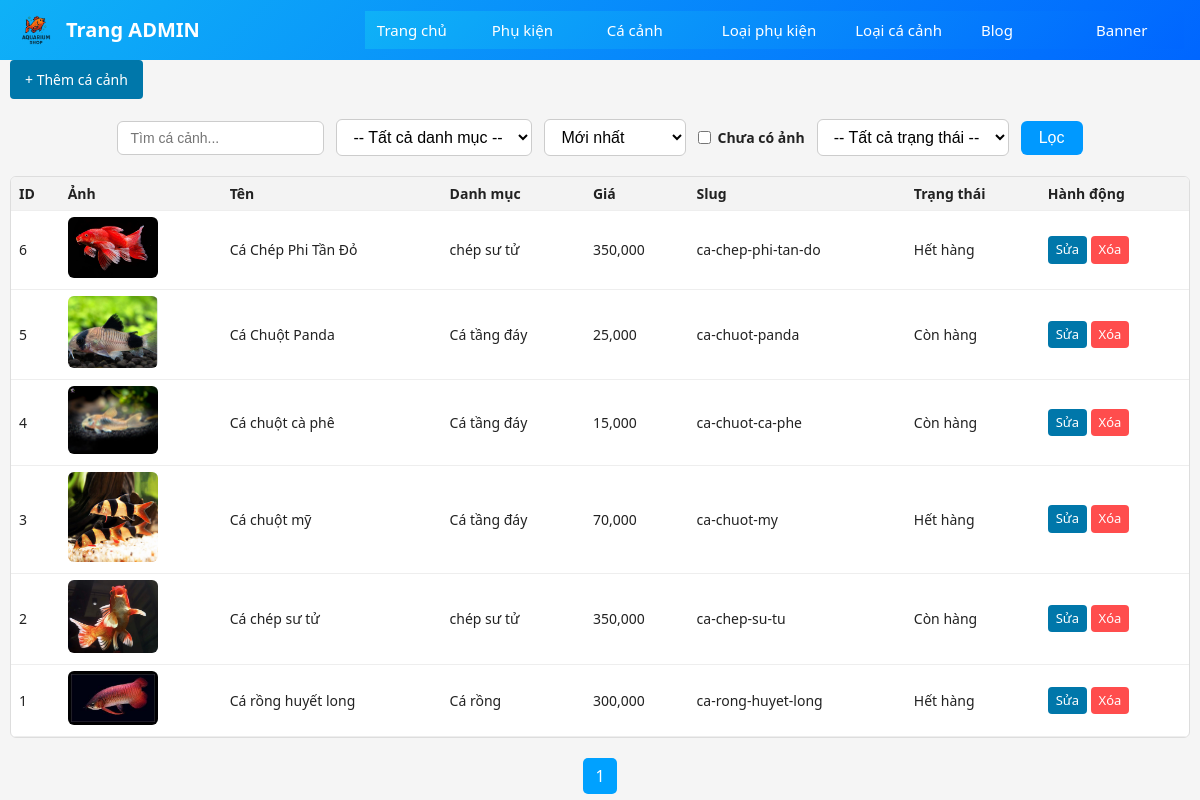
Page /admin/fishs.php?page=1 (signed in) on the committed database.
### tables this page shows
CREATE TABLE IF NOT EXISTS `fishs` (
  `id` int NOT NULL AUTO_INCREMENT,
  `category_id` int NOT NULL,
  `name` varchar(255) NOT NULL,
  `slug` varchar(191) NOT NULL,
  `price` int DEFAULT '0',
  `thumbnail` varchar(255) DEFAULT NULL,
  `description` text,
  `created_at` timestamp NULL DEFAULT CURRENT_TIMESTAMP,
  `status` tinyint(1) NOT NULL DEFAULT '1',
  PRIMARY KEY (`id`),
  UNIQUE KEY `slug` (`slug`),
  KEY `category_id` (`category_id`)
);

CREATE TABLE IF NOT EXISTS `fish_categories` (
  `id` int NOT NULL AUTO_INCREMENT,
  `name` varchar(255) NOT NULL,
  `slug` varchar(191) NOT NULL,
  PRIMARY KEY (`id`),
  UNIQUE KEY `slug` (`slug`)
);

### admin/fishs.php (the view, shortened to what this page needs)
<?php
include __DIR__ . '/../includes/db.php';
$searchKeyword      = isset($_GET['keyword']) ? trim($_GET['keyword']) : '';
$sortOption         = isset($_GET['sort']) ? $_GET['sort'] : 'newest';
$filterNoImage      = isset($_GET['no_image']) ? (int)$_GET['no_image'] : 0;
$filterStatus       = isset($_GET['status']) ? (int)$_GET['status'] : -1;
$currentFilters     = $_GET;
$returnQuery = http_build_query($currentFilters);
$limit = 20;
$page = isset($_GET['page']) ? (int) $_GET['page'] : 1;
$offset = ($page - 1) * $limit;
$countSql = "SELECT COUNT(*) AS total FROM fishs WHERE 1";
$countRes = mysqli_query($conn, $countSql);
$totalRows = mysqli_fetch_assoc($countRes)['total'];
$totalPages = ceil($totalRows / $limit);
$orderBy = "f.created_at DESC";
$sql = "SELECT f.*, c.name AS category_name
        FROM fishs f
        LEFT JOIN fish_categories c ON f.category_id = c.id
        WHERE 1";
$sql .= " ORDER BY $orderBy LIMIT $limit OFFSET $offset";
$res = mysqli_query($conn, $sql);
?>
<?php include __DIR__ . '/admin-header.php'; ?>
<link rel="stylesheet" href="./assets/products.css">
<div class="container">
    <div style="margin-bottom: 10px;">
        <a class="btn" href="./fish-form.php<?= $returnQuery ? ('?return=' . urlencode($returnQuery)) : '' ?>">+ Thêm cá cảnh</a>
    </div>
<div class="filter-box">
  <form method="get" id="filterForm">
    <div class="filter-row">
      <div class="filter-item">
        <input
          type="text"
          name="keyword"
          placeholder="Tìm cá cảnh..."
          value="<?= htmlspecialchars($searchKeyword) ?>"
        >
      </div>
      <div class="filter-item">
        <select name="category_id" onchange="filterForm.submit()">
          <option value="0">-- Tất cả danh mục --</option>
        </select>
      </div>
      <div class="filter-item">
        <select name="sort" onchange="filterForm.submit()">
          <option value="newest"      <?= $sortOption=='newest'?'selected':'' ?>>Mới nhất</option>
        </select>
      </div>
      <div class="filter-item" style="display:flex; align-items:center; gap:6px;">
        <input type="checkbox" id="no_image" name="no_image" value="1" <?= $filterNoImage ? 'checked' : '' ?> onchange="filterForm.submit()">
        <label for="no_image" style="margin:0;">Chưa có ảnh</label>
      </div>
      <div class="filter-item">
        <select name="status" onchange="filterForm.submit()">
          <option value="-1" <?= $filterStatus===-1 ? 'selected' : '' ?>>-- Tất cả trạng thái --</option>
        </select>
      </div>
      <button class="btn-filter" type="submit">Lọc</button>
    </div>
  </form>
</div>
    <div class="table-wrapper">
        <table class="table">
            <tr>
                <th>ID</th>
                <th>Ảnh</th>
                <th>Tên</th>
                <th>Danh mục</th>
                <th>Giá</th>
                <th>Slug</th>
                <th>Trạng thái</th>
                <th>Hành động</th>
            </tr>
            <?php while ($row = mysqli_fetch_assoc($res)): ?>
                <tr>
                    <td><?= $row['id'] ?></td>
                    <td>
                        <?php
                            $thumbnail = $row['thumbnail'];
                            if ($thumbnail) {
                        ?>
                            <img src="<?= "." . htmlspecialchars($thumbnail) ?>"
                                 alt="<?= htmlspecialchars($row['name']) ?>"
                                 style="width: 90px; border-radius:6px;">
                        <?php } else { echo "N/A"; } ?>
                    </td>
                    <td><?= htmlspecialchars($row['name']) ?></td>
                    <td><?= htmlspecialchars($row['category_name'] ?? 'N/A') ?></td>
                    <td><?= number_format($row['price']) ?></td>
                    <td><?= htmlspecialchars($row['slug']) ?></td>
                    <td><?= ((int)$row['status'] === 1) ? 'Còn hàng' : 'Hết hàng' ?></td>
                    <td>
                        <a class="btn small" href="./fish-form.php?id=<?= $row['id'] ?><?= $returnQuery ? ('&return=' . urlencode($returnQuery)) : '' ?>">Sửa</a>
                        <a class="btn small danger"
                           href="./fishs.php?delete=<?= $row['id'] ?>"
                           onclick="return confirm('Xóa sản phẩm này?');">Xóa</a>
                    </td>
                </tr>
            <?php endwhile; ?>
        </table>
    </div>
    <div class="pagination">
        <?php
          $baseQuery = $_GET;
          for ($i = 1; $i <= $totalPages; $i++):
            $baseQuery['page'] = $i;
            $link = '?' . http_build_query($baseQuery);
        ?>
            <a class="<?= ($i == $page) ? 'active' : '' ?>" href="<?= $link ?>"><?= $i ?></a>
        <?php endfor;
        ?>
    </div>
</div>

### assets/css/style.css (style rules this page uses)
* { box-sizing: border-box; margin: 0; padding: 0; }
body { font-family: system-ui, -apple-system, BlinkMacSystemFont, "Segoe UI", sans-serif; background: #f5f5f5; color: #222; line-height: 1.5; margin: 0px; max-width: 100%; max-width: 100vw; }
a { color: inherit; text-decoration: none; }
.container { width: 100%; max-width: 1280px; margin: 0 auto; padding: 0 10px; }
form { display: flex; flex-direction: column; gap: 10px; }
label { font-weight: 600; font-size: 14px; }
input[type="text"], input[type="password"], input[type="number"], textarea, select { width: 100%; max-width: 100%; padding: 8px 10px; border-radius: 4px; border: 1px solid #ccc; font-size: 14px; }
.btn, button { display: inline-block; padding: 9px 15px; border: none; background: #0077aa; color: #fff; border-radius: 4px; cursor: pointer; font-size: 14px; }
.table-wrapper { width: 100%; overflow-x: auto; background: #fff; border-radius: 6px; border: 1px solid #ddd; margin-top: 15px; }
.table { width: 100%; border-collapse: collapse; min-width: 600px; }
.table th, .table td { border-bottom: 1px solid #eee; padding: 6px 8px; font-size: 14px; text-align: left; }
.table th { background: #f3f3f3; font-weight: 600; }
button, input, select, textarea, a { -webkit-text-size-adjust: 100%; font-size: 16px; }

### admin/assets/products.css (style rules this page uses)
.pagination { margin-top: 20px; text-align: center; }
.pagination a { padding: 6px 12px; background: #eee; margin: 0 4px; text-decoration: none; border-radius: 5px; color: #333; display: inline-block; }
.pagination .active { background: #00a1ff; color: #fff; }
.btn.small { padding: 4px 8px; font-size: 13px; }
.btn.danger { background: #ff4d4d; }
.filter-box { width: 100%; margin: 20px auto; text-align: center; }
.filter-row { display: flex; justify-content: center; align-items: center; gap: 12px; flex-wrap: wrap; }
.filter-item select, .filter-item input { padding: 8px 12px; border: 1px solid #ccc; border-radius: 6px; background: white; outline: none; }
.btn-filter { padding: 8px 18px; background: #0099ff; border: none; border-radius: 6px; color: white; cursor: pointer; transition: 0.2s; }

### rows in the picture
fishs: id "6", thumbnail (picture), name "Cá Chép Phi Tần Đỏ", fish_categories.name "chép sư tử", price "350,000", slug "ca-chep-phi-tan-do", status "Hết hàng"
fishs: id "5", thumbnail (picture), name "Cá Chuột Panda", fish_categories.name "Cá tầng đáy", price "25,000", slug "ca-chuot-panda", status "Còn hàng"
fishs: id "4", thumbnail (picture), name "Cá chuột cà phê", fish_categories.name "Cá tầng đáy", price "15,000", slug "ca-chuot-ca-phe", status "Còn hàng"
fishs: id "3", thumbnail (picture), name "Cá chuột mỹ", fish_categories.name "Cá tầng đáy", price "70,000", slug "ca-chuot-my", status "Hết hàng"
fishs: id "2", thumbnail (picture), name "Cá chép sư tử", fish_categories.name "chép sư tử", price "350,000", slug "ca-chep-su-tu", status "Còn hàng"
fishs: id "1", thumbnail (picture), name "Cá rồng huyết long", fish_categories.name "Cá rồng", price "300,000", slug "ca-rong-huyet-long", status "Hết hàng"
